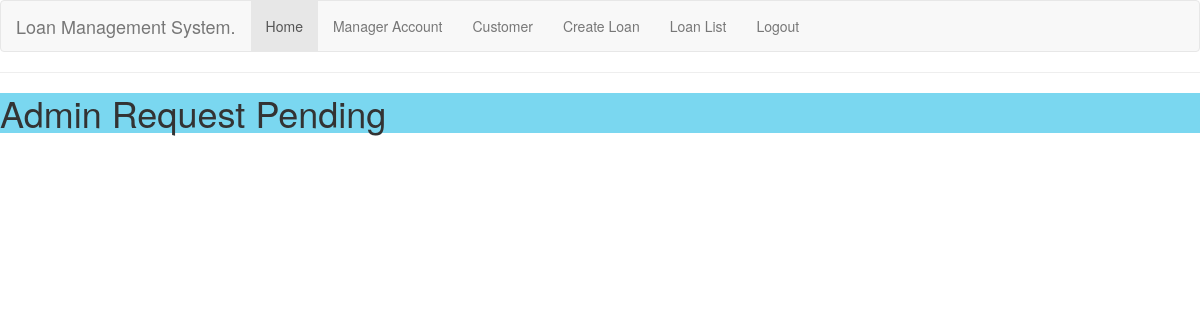
/customer_loan_details/7/ (signed in), run on an earlier commit of the app's database.
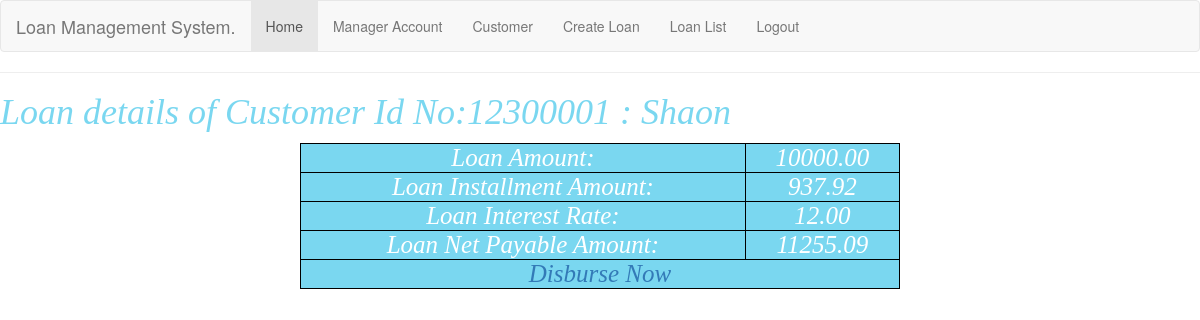
And on a later commit of the database.
### accounts/models.py (models this page shows, shortened)
class LoanModel(models.Model):
    customer_id = models.ForeignKey(BankCustomer, on_delete=models.CASCADE, blank=True, null=True,)
    loan_amount = models.DecimalField(null=True, blank=True, default=0.0, max_digits=30, decimal_places=2)
    loan_period = models.IntegerField(null=True, blank=True, default=0)
    loan_status = models.BooleanField(default=False)
    loan_installment_amount = models.DecimalField(null=True, blank=True, default=0.0, max_digits=30, decimal_places=2)
    loan_interest_rate = models.DecimalField(null=True, blank=True, default=0.0, max_digits=30, decimal_places=2)
    net_payable_amount = models.DecimalField(null=True, blank=True, default=0.0, max_digits=30, decimal_places=2)
    disbursement_status = models.BooleanField(default=False)
    account_balance = models.DecimalField(null=True, blank=True, default=0.0, max_digits=30, decimal_places=2)

class BankCustomer(models.Model):
    account_no = models.CharField(max_length=150, unique=True, default="")
    full_name = models.CharField(max_length=50, default="", blank=False)
    birth_date = models.DateField(null=True, blank=True)
    email = models.EmailField(unique=True, blank=False)
    contact_no = models.CharField(unique=True, null=True, blank=True, max_length=20)
    Address = models.CharField(max_length=512)
    city = models.CharField(max_length=256)
    country = models.CharField(max_length=256)
    nationality = models.CharField(max_length=256)
    occupation = models.CharField(max_length=256)
    monthly_income = models.CharField(max_length=30)
    def __str__(self):
        return self.account_no + " : " + self.full_name

### accounts/views.py (the view)
# urls.py: path('customer_loan_details/<int:pk>/',CustomerLoanDetail.as_view(), name='customer_loan_details'),
class CustomerLoanDetail(DetailView):
    model = LoanModel
    template_name = 'accounts/customer_loan_details.html'

### accounts/templates/accounts/customer_loan_details.html (shortened to what this page needs)
{% extends 'base.html' %}
{% block content %}
<h2>{{ title }}</h2><hr>
<head>
</head>
<form method="POST" action="{% url 'disburse' pk=object.pk %}" enctype='multipart/form-data'>
    {% if request.user.is_authenticated %}
     {% if object.loan_status %}
    <h1 style="color: #7AD7F0; font-family: times, serif; font-style:italic;">Loan details of Customer Id No:{{object.customer_id}}</h1>
        <table>
        <tr>
            <td>Loan Amount: </td><td>{{object.loan_amount}}</td> </tr>
            <tr><td>Loan Installment Amount: </td><td>{{object.loan_installment_amount}}</td> </tr>
          <tr>  <td>Loan Interest Rate: </td><td>{{object.loan_interest_rate}}</td> </tr>
            <tr><td>Loan Net Payable Amount: </td><td>{{object.net_payable_amount}}</td></tr>
    {% if object.disbursement_status %}
            <tr>
            <td colspan="2"><a href="{% url 'installment' pk=object.pk %}">Pay Installment</a></td> </tr>
    {% else %}
            <tr> <td colspan="2"> <a href="{% url 'disburse' pk=object.pk %}">Disburse Now</a> </td> </tr> </table>
    {% endif %}
    {% else %}
      <h1 style="background-color:#7AD7F0;">Admin Request Pending</h1>
    {% endif %}
     {% endif %}
</form>
{% endblock content %}

What changed in the data, as far as the page shows it:
now on this page (row edited): LoanModel: customer_id "12300001 : Shaon", loan_amount "10000.00", loan_installment_amount "937.92", loan_interest_rate "12.00", net_payable_amount "11255.09"
changed LoanModel: loan_status False → True (drawn)
Also different on the page:
text no longer shown: "Admin Request Pending"
text now shown: "Loan details of Customer Id No: Loan Amount: Loan Installment Amount: Loan Interest Rate: Loan Net Payable Amount: Disburse Now"
